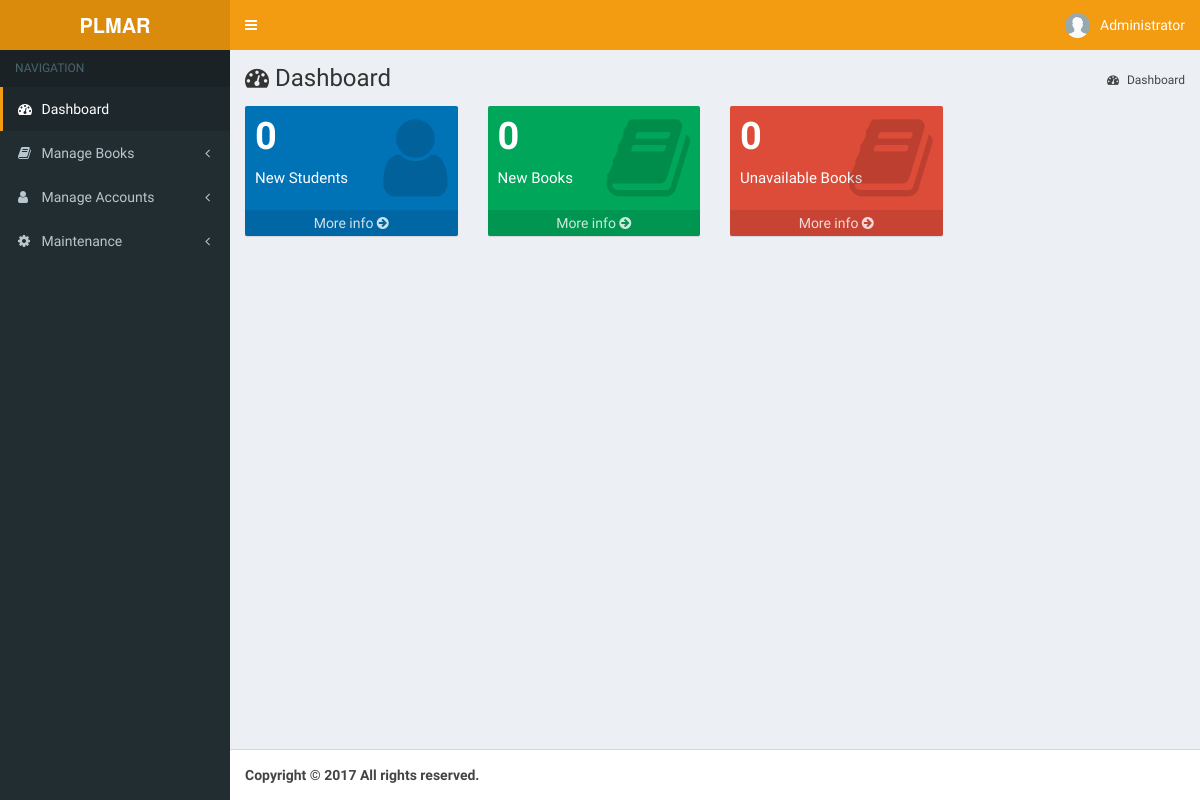
The page /pages/admin/dashboard.php (signed in) on the database as committed earlier.
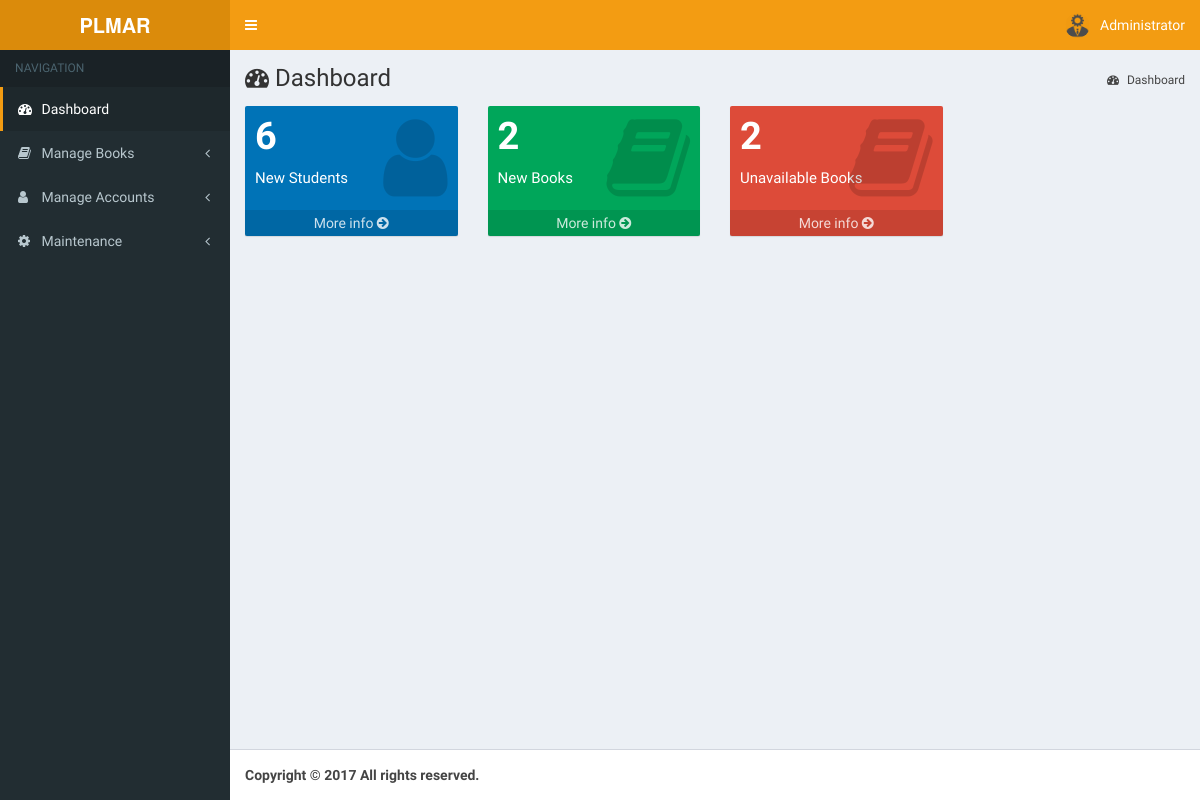
The same page on the database as committed later.
### tables this page shows
CREATE TABLE `pl_account_tbl` (
  `id` int(11) NOT NULL,
  `image` varchar(255) NOT NULL,
  `student_id` varchar(255) NOT NULL,
  `name` varchar(255) NOT NULL,
  `email` varchar(255) NOT NULL,
  `gender` varchar(255) NOT NULL,
  `username` varchar(255) NOT NULL,
  `password` varchar(255) NOT NULL,
  `role` varchar(255) NOT NULL,
  `date` timestamp NOT NULL DEFAULT CURRENT_TIMESTAMP ON UPDATE CURRENT_TIMESTAMP
);

### pages/admin/dashboard.php (the view, shortened to what this page needs)
<?php
include '../../functions/functions.php';
$query = $db->query("SELECT * FROM pl_account_tbl WHERE id = ".$_SESSION['admin']);
$row = $query->fetch_object();
$name = $row->name;
$image = $row->image;
$q = $db->query("SELECT * FROM pl_account_tbl WHERE role = 1");
$count_new_student = $q->num_rows;
$qq = $db->query("SELECT * FROM pl_books_tbl");
$count_new_books = $qq->num_rows;
$qqq = $db->query("SELECT * FROM pl_books_tbl WHERE status = 'Unavailable'");
$count_unavailable_books = $qqq->num_rows;
?>
<!DOCTYPE html>
<html>
<head>
  <link rel="stylesheet" href="../../bootstrap/css/bootstrap.min.css">
  <link rel="stylesheet" href="https://cdnjs.cloudflare.com/ajax/libs/font-awesome/4.5.0/css/font-awesome.min.css">
  <link rel="stylesheet" href="https://cdnjs.cloudflare.com/ajax/libs/ionicons/2.0.1/css/ionicons.min.css">
  <link rel="stylesheet" href="../../dist/css/AdminLTE.min.css">
  <link rel="stylesheet" href="../../plugins/select2/select2.min.css">
  <link rel="stylesheet" href="../../dist/css/skins/skin-yellow.min.css">
  <link rel="stylesheet" type="text/css" href="../../dist/sweetalert/dist/sweetalert.css">
  <link rel="stylesheet" type="text/css" href="../../dist/sweetalert/themes/twitter/twitter.css">
</head>
<body class="hold-transition skin-yellow sidebar-mini">
<div class="wrapper">
  <header class="main-header">
    <a class="logo">
      <span class="logo-lg"><b>PLMAR</b></span>
    </a>
    <nav class="navbar navbar-static-top" role="navigation">
      <a href="#" class="sidebar-toggle" data-toggle="offcanvas" role="button">
      </a>
      <div class="navbar-custom-menu">
        <ul class="nav navbar-nav">
          <li class="dropdown user user-menu">
            <a href="#" class="dropdown-toggle" data-toggle="dropdown">
              <img src="../../<?php echo $image?>" class="user-image" alt="User Image">
              <span class="hidden-xs"><?php echo$name?></span>
            </a>
          </li>
        </ul>
      </div>
    </nav>
  </header>
  <aside class="main-sidebar">
    <section class="sidebar">
      <ul class="sidebar-menu">
        <li class="header">NAVIGATION</li>
        <li class="active"><a href="dashboard.php"><i class="fa fa-dashboard"></i> <span>Dashboard</span></a></li>
        <li class="treeview">
          <a href="#">
            <i class="fa fa-book"></i> <span> Manage Books</span>
            <span class="pull-right-container">
              <i class="fa fa-angle-left pull-right"></i>
            </span>
          </a>
        </li>
        <li class="treeview">
          <a href="#">
            <i class="fa fa-user"></i> <span> Manage Accounts</span>
            <span class="pull-right-container">
              <i class="fa fa-angle-left pull-right"></i>
            </span>
          </a>
        </li>
        <li class="treeview">
          <a href="#">
            <i class="fa fa-gear"></i> <span> Maintenance</span>
            <span class="pull-right-container">
              <i class="fa fa-angle-left pull-right"></i>
            </span>
          </a>
        </li>
      </ul>
    </section>
  </aside>
  <div class="content-wrapper">
    <section class="content-header">
      <h1><i class="fa fa-dashboard"></i> Dashboard</h1>
      <ol class="breadcrumb">
        <li><a href="#"><i class="fa fa-dashboard"></i> Dashboard</a></li>
      </ol>
    </section>
    <section class="content">
    <div class="row">
        <div class="col-lg-3 col-xs-6">
          <div class="small-box bg-blue">
            <div class="inner">
              <h3><?php echo$count_new_student?></h3>
              <p>New Students</p>
            </div>
            <div class="icon">
              <i class="fa fa-user"></i>
            </div>
            <a href="#" class="small-box-footer">
              More info <i class="fa fa-arrow-circle-right"></i>
            </a>
          </div>
        </div>
        <div class="col-lg-3 col-xs-6">
          <div class="small-box bg-green">
            <div class="inner">
              <h3><?php echo$count_new_books?></h3>
              <p>New Books</p>
            </div>
            <div class="icon">
              <i class="fa fa-book"></i>
            </div>
            <a href="#" class="small-box-footer">
              More info <i class="fa fa-arrow-circle-right"></i>
            </a>
          </div>
        </div>
        <div class="col-lg-3 col-xs-6">
          <div class="small-box bg-red">
            <div class="inner">
              <h3><?php echo$count_unavailable_books?></h3>
              <p>Unavailable Books</p>
            </div>
            <div class="icon">
              <i class="fa fa-book"></i>
            </div>
            <a href="#" class="small-box-footer">
              More info <i class="fa fa-arrow-circle-right"></i>
            </a>
          </div>
        </div>
    </div>
    </section>
  </div>
  <footer class="main-footer">
    <strong>Copyright &copy; <?php echo date('Y')?> All rights reserved.
  </footer>
</div>
</body>
</html>

Rows that differ between the two databases and show on the page:
changed pl_account_tbl "Administrator": image: a different picture; role "0" → (not shown)
Other text that changed with them:
$count_new_student: (not shown) → "6"
$count_new_books: (not shown) → "2"
$count_unavailable_books: (not shown) → "2"
